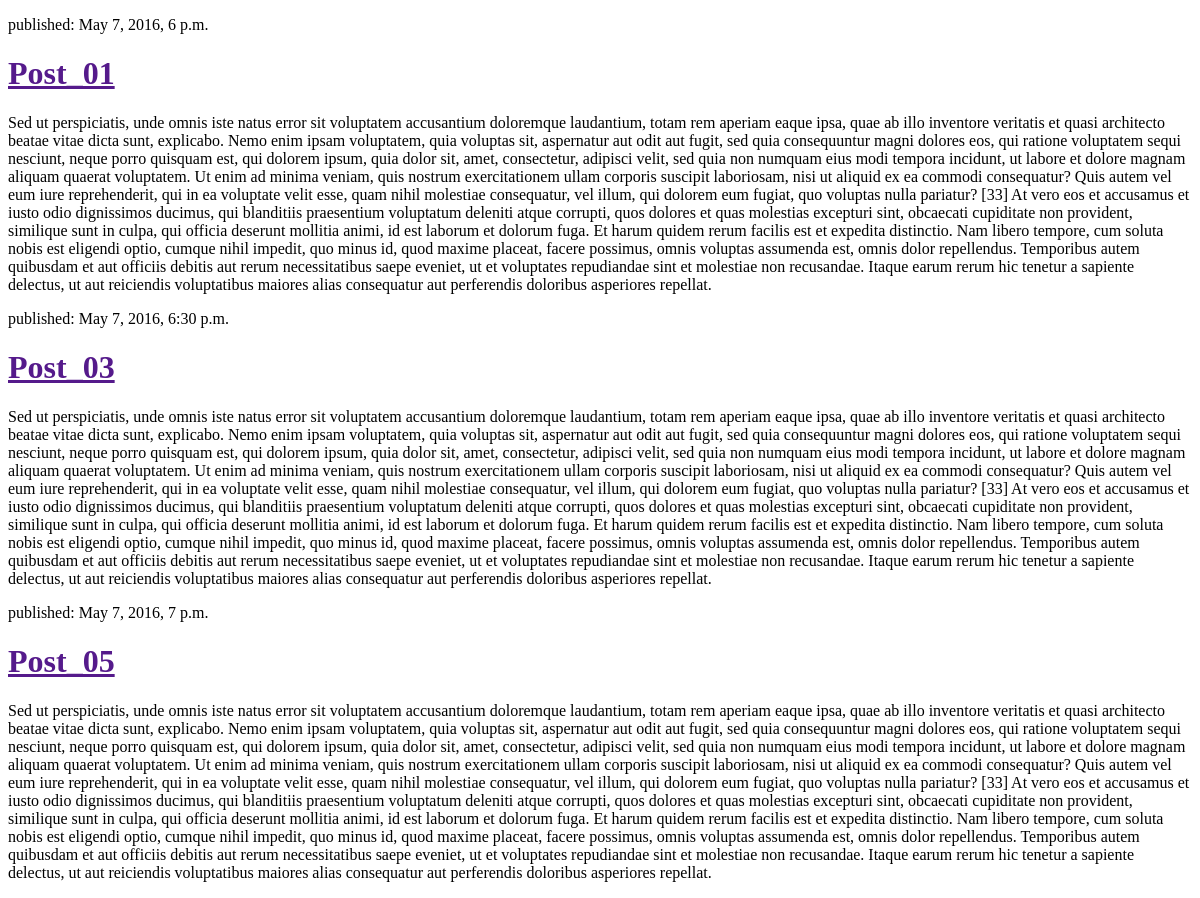
Before: / with the older database file.
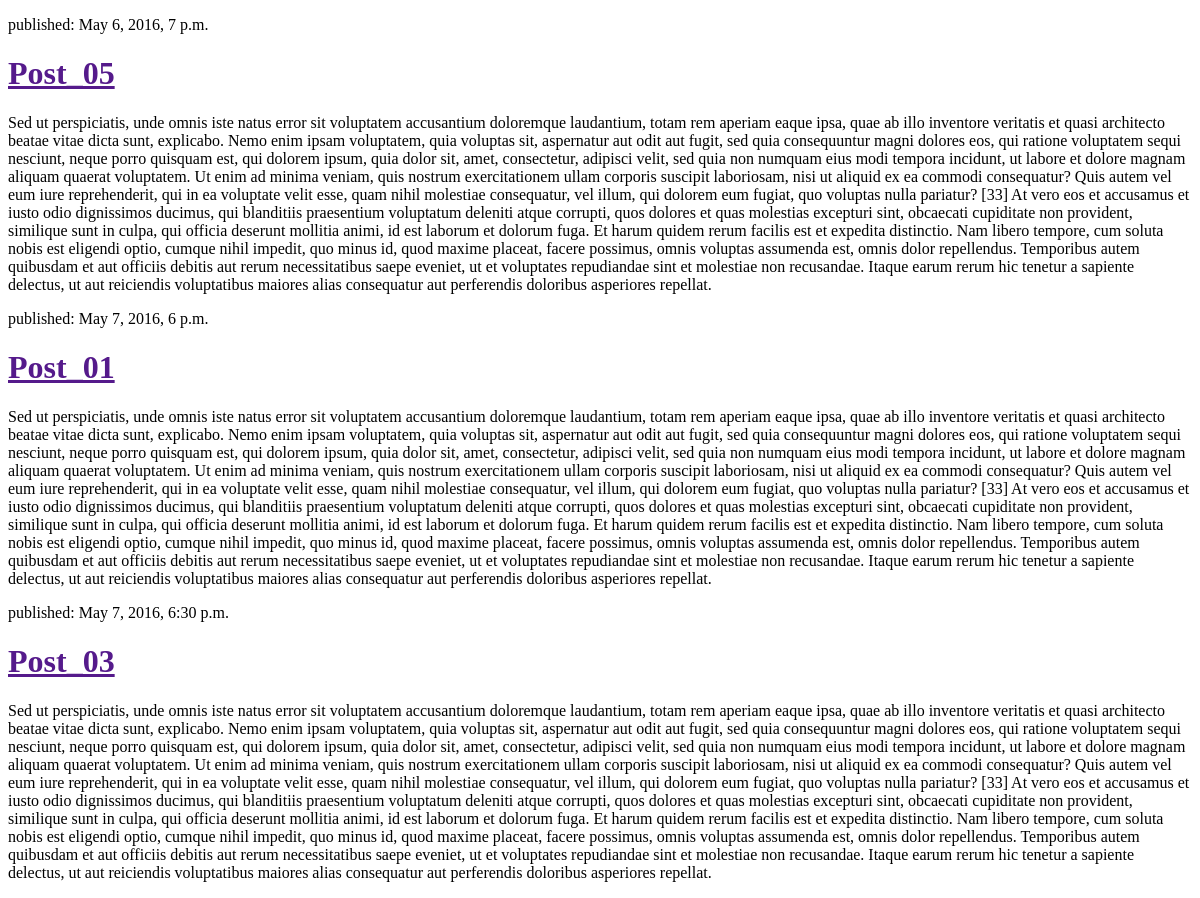
After: the same page with the newer database file.
### blog/models.py (models this page shows, shortened)
class Post(models.Model):
    author = models.ForeignKey('auth.User')
    title = models.CharField(max_length=500)
    text = models.TextField()
    created_date = models.DateTimeField(
            default=timezone.now)
    published_date = models.DateTimeField(
            blank=True, null=True)

### blog/views.py (the view)
# urls.py: url(r'^$', views.post_list, name='post_list'),
def post_list(request):
    posts = Post.objects.filter(published_date__lte=timezone.now()).order_by('published_date')
    return render(request, 'blog/post_list.html', {'posts': posts})

### blog/templates/blog/post_list.html (shortened to what this page needs)
<!DOCTYPE html>
<html lang="en">
<head>
</head>
<body>
    {% for post in posts %}
        <div>
            <p>published: {{ post.published_date }}</p>
            <h1><a href="">{{ post.title }}</a></h1>
            <p>{{ post.text|linebreaks }}</p>
        </div>
    {% endfor %}
</body>
</html>

Changed rows visible on the page:
changed Post "Post_05": published_date "May 7, 2016, 7 p.m." → "May 6, 2016, 7 p.m."; moves up the list
